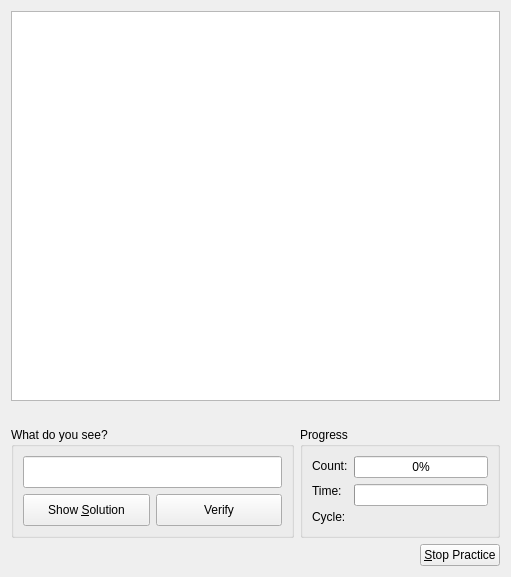
<ui version="4.0" >
 <class>ImagePracticeDlg</class>
 <widget class="QWidget" name="ImagePracticeDlg" >
  <property name="geometry" >
   <rect>
    <x>0</x>
    <y>0</y>
    <width>511</width>
    <height>577</height>
   </rect>
  </property>
  <property name="windowTitle" >
   <string>Form</string>
  </property>
  <layout class="QVBoxLayout" >
   <item>
    <widget class="QGraphicsView" name="imageGraphicsView" >
     <property name="sizePolicy" >
      <sizepolicy vsizetype="MinimumExpanding" hsizetype="MinimumExpanding" >
       <horstretch>0</horstretch>
       <verstretch>0</verstretch>
      </sizepolicy>
     </property>
     <property name="minimumSize" >
      <size>
       <width>300</width>
       <height>300</height>
      </size>
     </property>
    </widget>
   </item>
   <item>
    <widget class="QLabel" name="originalLabel" >
     <property name="text" >
      <string/>
     </property>
     <property name="alignment" >
      <set>Qt::AlignCenter</set>
     </property>
    </widget>
   </item>
   <item>
    <layout class="QHBoxLayout" >
     <item>
      <widget class="QGroupBox" name="groupBox" >
       <property name="sizePolicy" >
        <sizepolicy vsizetype="Preferred" hsizetype="Expanding" >
         <horstretch>0</horstretch>
         <verstretch>0</verstretch>
        </sizepolicy>
       </property>
       <property name="title" >
        <string>What do you see?</string>
       </property>
       <layout class="QVBoxLayout" >
        <item>
         <widget class="KLineEdit" name="answerLineEdit" >
          <property name="sizePolicy" >
           <sizepolicy vsizetype="Preferred" hsizetype="MinimumExpanding" >
            <horstretch>0</horstretch>
            <verstretch>0</verstretch>
           </sizepolicy>
          </property>
         </widget>
        </item>
        <item>
         <layout class="QHBoxLayout" >
          <item>
           <widget class="QPushButton" name="showSolutionButton" >
            <property name="sizePolicy" >
             <sizepolicy vsizetype="Minimum" hsizetype="Minimum" >
              <horstretch>0</horstretch>
              <verstretch>0</verstretch>
             </sizepolicy>
            </property>
            <property name="text" >
             <string>Show &amp;Solution</string>
            </property>
           </widget>
          </item>
          <item>
           <widget class="QPushButton" name="verifySolutionButton" >
            <property name="sizePolicy" >
             <sizepolicy vsizetype="Preferred" hsizetype="Preferred" >
              <horstretch>0</horstretch>
              <verstretch>0</verstretch>
             </sizepolicy>
            </property>
            <property name="text" >
             <string>Verify</string>
            </property>
            <property name="icon" >
             <iconset>../../../../../../.designer/backup</iconset>
            </property>
           </widget>
          </item>
         </layout>
        </item>
       </layout>
      </widget>
     </item>
     <item>
      <widget class="QGroupBox" name="progressgroup" >
       <property name="sizePolicy" >
        <sizepolicy vsizetype="Minimum" hsizetype="Preferred" >
         <horstretch>0</horstretch>
         <verstretch>0</verstretch>
        </sizepolicy>
       </property>
       <property name="maximumSize" >
        <size>
         <width>200</width>
         <height>16777215</height>
        </size>
       </property>
       <property name="title" >
        <string>Progress</string>
       </property>
       <layout class="QHBoxLayout" >
        <item>
         <layout class="QVBoxLayout" >
          <item>
           <widget class="QLabel" name="countlabel" >
            <property name="sizePolicy" >
             <sizepolicy vsizetype="Preferred" hsizetype="Preferred" >
              <horstretch>0</horstretch>
              <verstretch>0</verstretch>
             </sizepolicy>
            </property>
            <property name="text" >
             <string>Count:</string>
            </property>
           </widget>
          </item>
          <item>
           <widget class="QLabel" name="timelabel" >
            <property name="sizePolicy" >
             <sizepolicy vsizetype="Preferred" hsizetype="Preferred" >
              <horstretch>0</horstretch>
              <verstretch>0</verstretch>
             </sizepolicy>
            </property>
            <property name="text" >
             <string>Time:</string>
            </property>
           </widget>
          </item>
          <item>
           <widget class="QLabel" name="Cyclelabel" >
            <property name="frameShape" >
             <enum>QFrame::NoFrame</enum>
            </property>
            <property name="text" >
             <string>Cycle:</string>
            </property>
           </widget>
          </item>
         </layout>
        </item>
        <item>
         <layout class="QVBoxLayout" >
          <item>
           <widget class="QProgressBar" name="countbar" >
            <property name="sizePolicy" >
             <sizepolicy vsizetype="Fixed" hsizetype="MinimumExpanding" >
              <horstretch>0</horstretch>
              <verstretch>0</verstretch>
             </sizepolicy>
            </property>
            <property name="value" >
             <number>0</number>
            </property>
           </widget>
          </item>
          <item>
           <widget class="QProgressBar" name="timeProgressBar" >
            <property name="sizePolicy" >
             <sizepolicy vsizetype="Fixed" hsizetype="MinimumExpanding" >
              <horstretch>0</horstretch>
              <verstretch>0</verstretch>
             </sizepolicy>
            </property>
           </widget>
          </item>
          <item>
           <widget class="QLabel" name="progCount" >
            <property name="sizePolicy" >
             <sizepolicy vsizetype="Minimum" hsizetype="MinimumExpanding" >
              <horstretch>0</horstretch>
              <verstretch>0</verstretch>
             </sizepolicy>
            </property>
           </widget>
          </item>
         </layout>
        </item>
       </layout>
      </widget>
     </item>
    </layout>
   </item>
   <item>
    <layout class="QHBoxLayout" >
     <item>
      <spacer>
       <property name="orientation" >
        <enum>Qt::Horizontal</enum>
       </property>
       <property name="sizeHint" >
        <size>
         <width>40</width>
         <height>20</height>
        </size>
       </property>
      </spacer>
     </item>
     <item>
      <widget class="QPushButton" name="stopPracticeButton" >
       <property name="text" >
        <string>&amp;Stop Practice</string>
       </property>
      </widget>
     </item>
    </layout>
   </item>
  </layout>
 </widget>
 <customwidgets>
  <customwidget>
   <class>KLineEdit</class>
   <extends>QLineEdit</extends>
   <header>klineedit.h</header>
  </customwidget>
 </customwidgets>
 <resources/>
 <connections/>
</ui>
